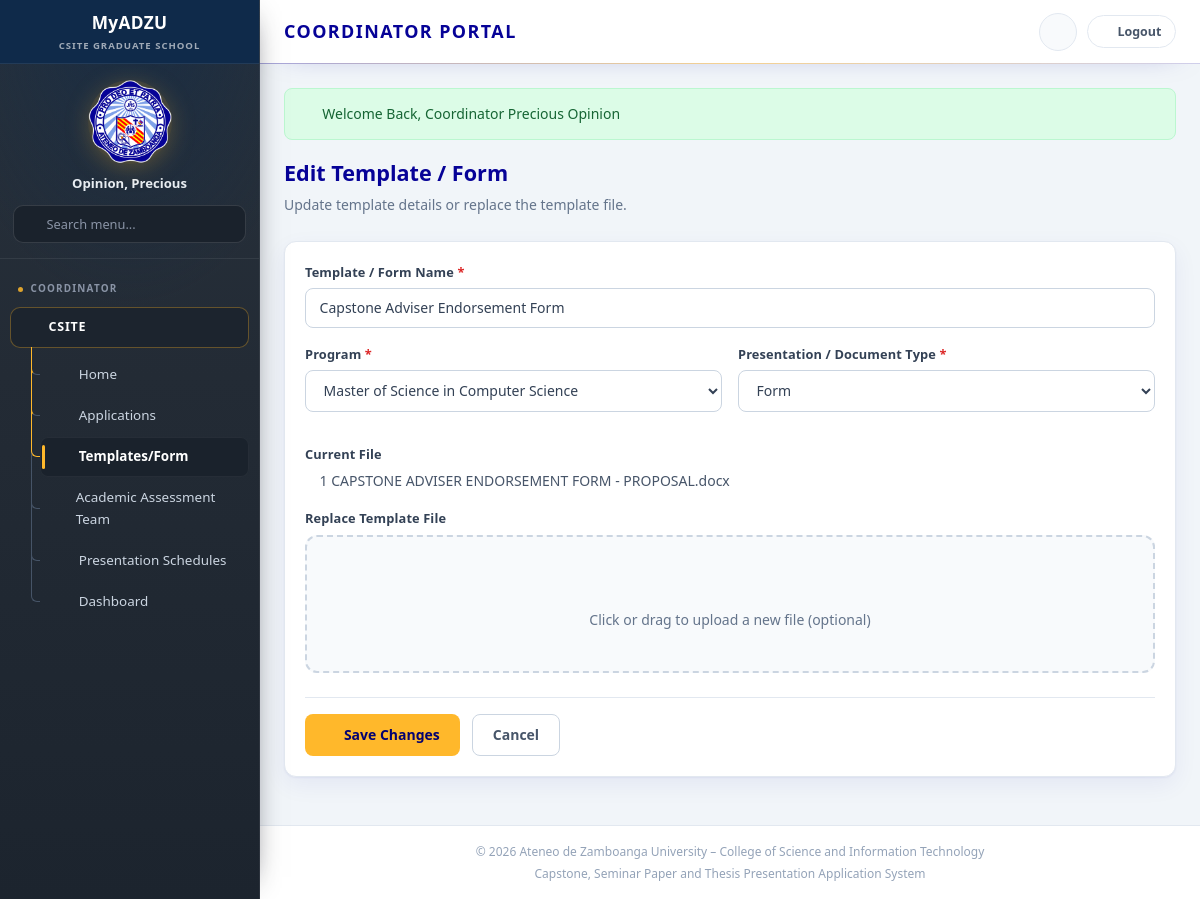
The app's page /coordinator/templates/edit.php?id=10 (signed in) with its own data.
### tables this page shows
CREATE TABLE `templates` (
  `template_id` int(11) NOT NULL,
  `track_id` int(11) NOT NULL,
  `stage_id` int(11) DEFAULT NULL,
  `template_name` varchar(150) NOT NULL,
  `description` text DEFAULT NULL,
  `document_type` enum('form','template','reference') NOT NULL DEFAULT 'template',
  `file_name` varchar(255) NOT NULL,
  `file_path` varchar(500) NOT NULL,
  `drive_file_id` varchar(120) DEFAULT NULL,
  `drive_modified_at` datetime DEFAULT NULL,
  `drive_size` bigint(20) DEFAULT NULL,
  `mime_type` varchar(100) DEFAULT NULL,
  `is_active` tinyint(1) NOT NULL DEFAULT 1,
  `needs_review` tinyint(1) NOT NULL DEFAULT 0,
  `managed_by_user_id` int(11) NOT NULL,
  `created_at` timestamp NOT NULL DEFAULT current_timestamp(),
  `updated_at` timestamp NOT NULL DEFAULT current_timestamp() ON UPDATE current_timestamp()
);

### includes/config/db.php (called while the page is built, shortened)
<?php
class DB {
    private static $pdo = null;
    public static function getConnection() {
        if (self::$pdo === null) {
            $host = 'localhost';
            $db   = 'csite_grad_school';
            $user = 'root';
            $pass = '';
            $port = '3306';
            $dsn = "mysql:host=$host;port=$port;dbname=$db;charset=utf8mb4";
            try {
                self::$pdo = new PDO($dsn, $user, $pass, [
                    PDO::ATTR_ERRMODE            => PDO::ERRMODE_EXCEPTION,
                    PDO::ATTR_DEFAULT_FETCH_MODE => PDO::FETCH_ASSOC,
                    PDO::ATTR_EMULATE_PREPARES   => false,
                ]);
            } catch (PDOException $e) {
                die("Database Connection Error: " . $e->getMessage());
            }
        }
        return self::$pdo;
    }
}

### includes/config/modules/42-templates.php (called while the page is built, shortened)
<?php
function findTemplateRecord(string $id): ?array {
    $stmt = DB::getConnection()->prepare('SELECT t.*, tr.track_code, ws.stage_label FROM templates t INNER JOIN tracks tr ON tr.track_id = t.track_id LEFT JOIN workflow_stages ws ON ws.stage_id = t.stage_id WHERE t.template_id = :id LIMIT 1');
    $stmt->execute(['id' => (int) $id]);
    return $stmt->fetch() ?: null;
}

### includes/config/modules/10-ui-and-urls.php (called while the page is built, shortened)
<?php
function url(string $path): string {
    return BASE_URL . '/' . ltrim($path, '/');
}

### coordinator/templates/edit.php (the view, shortened to what this page needs)
<?php
require_once __DIR__ . '/../../includes/config/db.php';
$template = findTemplateRecord((string) ($_GET['id'] ?? ''));
require_once __DIR__ . '/../../includes/layout/header.php';
?>
<div class="page-header">
    <h2>Edit Template / Form</h2>
    <p>Update template details or replace the template file.</p>
</div>
<form class="card" method="post" enctype="multipart/form-data" data-validate>
    <div class="card-body">
        <div class="form-field">
            <label>Template / Form Name <span class="required">*</span></label>
            <input type="text" name="template_name" required value="<?= htmlspecialchars($template['template_name'] ?? 'Proposal Template (MSCS)') ?>">
        </div>
        <div class="form-row">
            <div class="form-field">
                <label>Program <span class="required">*</span></label>
                <select name="document_type" required>
                    <?php foreach (PROGRAMS as $code => $name): ?>
                    <option value="<?= $code ?>" <?= $code === 'MSCS' ? 'selected' : '' ?>><?= htmlspecialchars($name) ?></option>
                    <?php endforeach; ?>
                </select>
            </div>
            <div class="form-field">
                <label>Presentation / Document Type <span class="required">*</span></label>
                <select required>
                    <option value="form" <?= ($template['document_type'] ?? '') === 'form' ? 'selected' : '' ?>>Form</option>
                </select>
            </div>
        </div>
        <div class="form-field">
            <label>Current File</label>
            <p style="font-size:0.875rem;color:var(--gray-600);"><i class="fas fa-file-word"></i> <?= htmlspecialchars($template['file_name'] ?? 'proposal_template_mscs.docx') ?></p>
        </div>
        <div class="form-field">
            <label>Replace Template File</label>
            <div class="file-upload-area">
                <i class="fas fa-cloud-upload-alt"></i>
                <p>Click or drag to upload a new file (optional)</p>
            </div>
        </div>
        <div class="form-actions">
            <button type="submit" class="btn btn-primary"><i class="fas fa-save"></i> Save Changes</button>
            <a href="<?= url('coordinator/templates/manage.php') ?>" class="btn btn-outline">Cancel</a>
        </div>
    </div>
</form>
<?php require_once __DIR__ . '/../../includes/layout/footer.php'; ?>

### assets/css/shared/00-base.css (style rules this page uses)
:root { --adzu-navy: #060297; --adzu-navy-light: #2018c0; --adzu-navy-dark: #040170; --adzu-gold: #FFB82B; --adzu-gold-hover: #e5a526; --adzu-blue: #4285F4; --white: #ffffff; --gray-50: #f8fafc; --gray-100: #f1f5f9; --gray-200: #e2e8f0; --gray-300: #cbd5e1; --gray-400: #94a3b8; --gray-500: #64748b; --gray-600: #475569; --gray-700: #334155; --gray-800: #1e293b; --success: #16a34a; --success-bg: #dcfce7; --warning: #ca8a04; --warning-bg: #fef9c3; --danger: #dc2626; --danger-bg: #fee2e2; --info: #2563eb; --info-bg: #dbeafe; --purple: #7c3aed; --purple-bg: #ede9fe; --sidebar-width: 260px; --topbar-height: 64px; --radius: 8px; --radius-lg: 12px; --shadow: 0 1px 3px rgba(6, 2, 151, 0.08); --shadow-md: 0 4px 12px rgba(6, 2, 151, 0.1); --transition: 0.2s ease; --font: 'Source Sans 3', 'Segoe UI', sans-serif; --font-heading: 'Montserrat', 'Segoe UI', sans-serif; }
*, *::before, *::after { box-sizing: border-box; margin: 0; padding: 0; }
html { scroll-behavior: smooth; }
body { font-family: var(--font); font-size: 15px; line-height: 1.6; color: var(--gray-700); background: var(--gray-100); min-height: 100vh; }
h1, h2, h3, h4, h5, h6, .topbar-title h1, .section-title, .page-header h2, .card-header h3 { font-family: var(--font-heading); }
a { color: var(--adzu-navy); text-decoration: none; transition: color var(--transition); }
.btn { display: inline-flex; align-items: center; justify-content: center; gap: 0.5rem; padding: 0.65rem 1.25rem; font-size: 0.875rem; font-weight: 600; font-family: var(--font); border: none; border-radius: var(--radius); cursor: pointer; transition: all var(--transition); text-decoration: none; line-height: 1.4; }
.btn-primary { background: var(--adzu-gold); color: var(--adzu-navy-dark); }
.btn-outline { background: transparent; border: 1px solid var(--gray-300); color: var(--gray-600); }
.form-row { display: grid; grid-template-columns: repeat(auto-fit, minmax(240px, 1fr)); gap: 1rem; margin-bottom: 1rem; }
.form-field { margin-bottom: 1rem; }
.form-field label { display: block; font-size: 0.8rem; font-weight: 600; color: var(--gray-600); margin-bottom: 0.35rem; }
.form-field label .required { color: var(--danger); }
.form-field input, .form-field select, .form-field textarea { width: 100%; padding: 0.6rem 0.85rem; border: 1px solid var(--gray-300); border-radius: var(--radius); font-size: 0.875rem; font-family: var(--font); color: var(--gray-700); background: var(--white); transition: border-color var(--transition); }
.form-actions { display: flex; gap: 0.75rem; flex-wrap: wrap; margin-top: 1.5rem; padding-top: 1rem; border-top: 1px solid var(--gray-200); }

### assets/css/applications/10-student-application.css (style rules this page uses)
.file-upload-area { border: 2px dashed var(--gray-300); border-radius: var(--radius-lg); padding: 2rem; text-align: center; cursor: pointer; transition: all var(--transition); background: var(--gray-50); }
.file-upload-area i { font-size: 2rem; color: var(--gray-400); margin-bottom: 0.5rem; }
.file-upload-area p { font-size: 0.875rem; color: var(--gray-500); }
.page-header { margin-bottom: 1.5rem; }
.page-header h2 { font-size: 1.35rem; font-weight: 700; color: var(--adzu-navy); margin-bottom: 0.25rem; }
.page-header p { font-size: 0.875rem; color: var(--gray-500); }
.card { background: var(--white); border: 1px solid var(--gray-200); border-radius: var(--radius-lg); box-shadow: var(--shadow); margin-bottom: 1.5rem; }
.card-body { padding: 1.25rem; }

### assets/css/student/95-portal-pages.css (style rules this page uses)
.card { border-color: var(--gray-200); box-shadow: 0 1px 2px rgba(6, 2, 151, 0.05), 0 8px 24px rgba(6, 2, 151, 0.06); transition: box-shadow var(--transition), transform var(--transition); }
.form-field label { color: var(--gray-700); letter-spacing: 0.01em; }
.btn { transition: background var(--transition), color var(--transition), border-color var(--transition), box-shadow var(--transition), transform var(--transition); }

### records on screen
templates: template_name "Capstone Adviser Endorsement Form", document_type "Form", file_name "1 CAPSTONE ADVISER ENDORSEMENT FORM - PROPOSAL.docx"

### other values on screen
$userName "Opinion, Precious"
$item['label'] "Home"
$item['label'] "Applications"
$item['label'] "Templates/Form"
$item['label'] "Academic Assessment Team"
$item['label'] "Presentation Schedules"
$item['label'] "Dashboard"
$flash['message'] "Welcome Back, Coordinator Precious Opinion"
SITE_TAGLINE "Capstone, Seminar Paper and Thesis Presentation Application System"
form field document_type "Master of Science in Computer Science"
